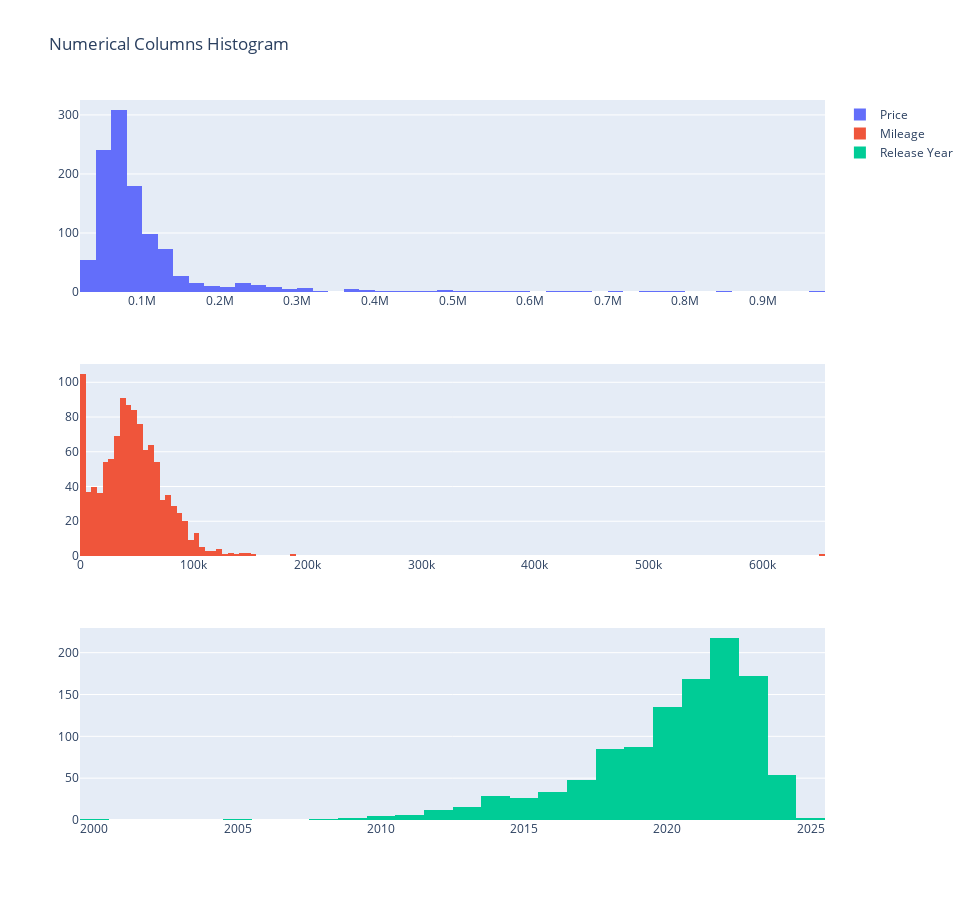

Notebook code cell kept with this figure:
### Markdown cell above
### Estatísticas Descritivas

### Code cell
fig = make_subplots(rows=3, cols=1)

fig.append_trace(go.Histogram(x=df_cars['car_price'], name='Price'), row=1, col=1)
fig.append_trace(go.Histogram(x=df_cars['car_km'], name='Mileage'), row=2, col=1)
fig.append_trace(go.Histogram(x=df_cars['car_year'], name='Release Year'), row=3, col=1)

fig.update_layout(height=900, width=970, title_text="Numerical Columns Histogram")
fig.show()

### Figure 1 — Plotly figure (JSON) as saved in the notebook; plotly's stock layout.template omitted (floating-point values rounded to 4 significant figures; data arrays with more than 128 entries replaced by an {"elided": "..."} marker saying what was removed)
{"data": [{"name": "Price", "type": "histogram", "x": {"elided": "1103 int values"}, "xaxis": "x", "yaxis": "y"}, {"name": "Mileage", "type": "histogram", "x": {"elided": "1103 int values"}, "xaxis": "x2", "yaxis": "y2"}, {"name": "Release Year", "type": "histogram", "x": {"elided": "1103 int values"}, "xaxis": "x3", "yaxis": "y3"}], "layout": {"height": 900, "title": {"text": "Numerical Columns Histogram"}, "width": 970, "xaxis": {"anchor": "y", "domain": [0, 1]}, "xaxis2": {"anchor": "y2", "domain": [0, 1]}, "xaxis3": {"anchor": "y3", "domain": [0, 1]}, "yaxis": {"anchor": "x", "domain": [0.7333, 1]}, "yaxis2": {"anchor": "x2", "domain": [0.3667, 0.6333]}, "yaxis3": {"anchor": "x3", "domain": [0, 0.2667]}}}
